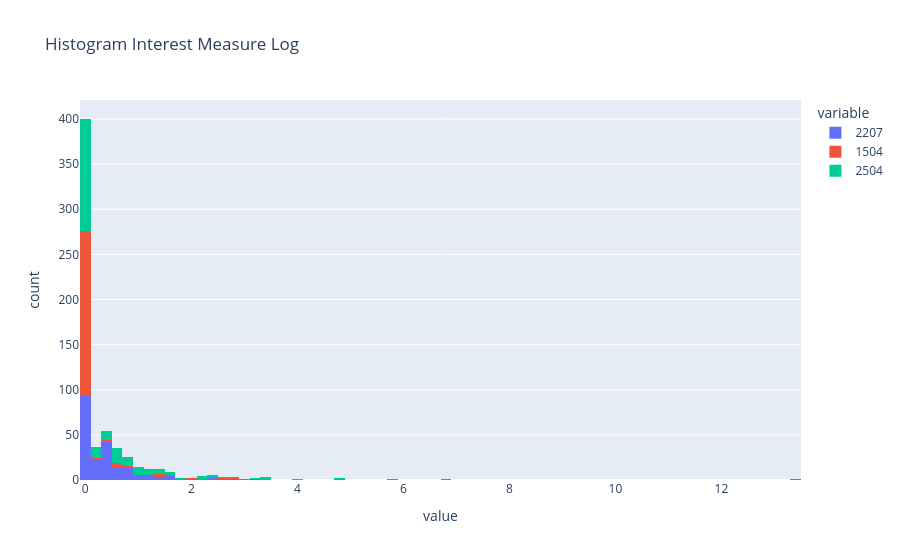

The notebook cell saved with this chart:
### Code cell
px.histogram(df_country_subfield_norm_world[["2207", "1504", "2504"]], nbins=100, title="Histogram Interest Measure Log")

### Figure 1 — Plotly figure (JSON) as saved in the notebook; plotly's stock layout.template omitted (floating-point values rounded to 4 significant figures; data arrays with more than 128 entries replaced by an {"elided": "..."} marker saying what was removed)
{"data": [{"bingroup": "x", "hovertemplate": "variable=2207<br>value=%{x}<br>count=%{y}<extra></extra>", "legendgroup": "2207", "marker": {"color": "#636efa", "pattern": {"shape": ""}}, "name": "2207", "nbinsx": 100, "orientation": "v", "showlegend": true, "x": {"elided": "210 float values"}, "xaxis": "x", "yaxis": "y", "type": "histogram"}, {"bingroup": "x", "hovertemplate": "variable=1504<br>value=%{x}<br>count=%{y}<extra></extra>", "legendgroup": "1504", "marker": {"color": "#EF553B", "pattern": {"shape": ""}}, "name": "1504", "nbinsx": 100, "orientation": "v", "showlegend": true, "x": {"elided": "210 float values"}, "xaxis": "x", "yaxis": "y", "type": "histogram"}, {"bingroup": "x", "hovertemplate": "variable=2504<br>value=%{x}<br>count=%{y}<extra></extra>", "legendgroup": "2504", "marker": {"color": "#00cc96", "pattern": {"shape": ""}}, "name": "2504", "nbinsx": 100, "orientation": "v", "showlegend": true, "x": {"elided": "210 float values"}, "xaxis": "x", "yaxis": "y", "type": "histogram"}], "layout": {"xaxis": {"anchor": "y", "domain": [0.0, 1.0], "title": {"text": "value"}}, "yaxis": {"anchor": "x", "domain": [0.0, 1.0], "title": {"text": "count"}}, "legend": {"title": {"text": "variable"}, "tracegroupgap": 0}, "title": {"text": "Histogram Interest Measure Log"}, "barmode": "relative"}}
